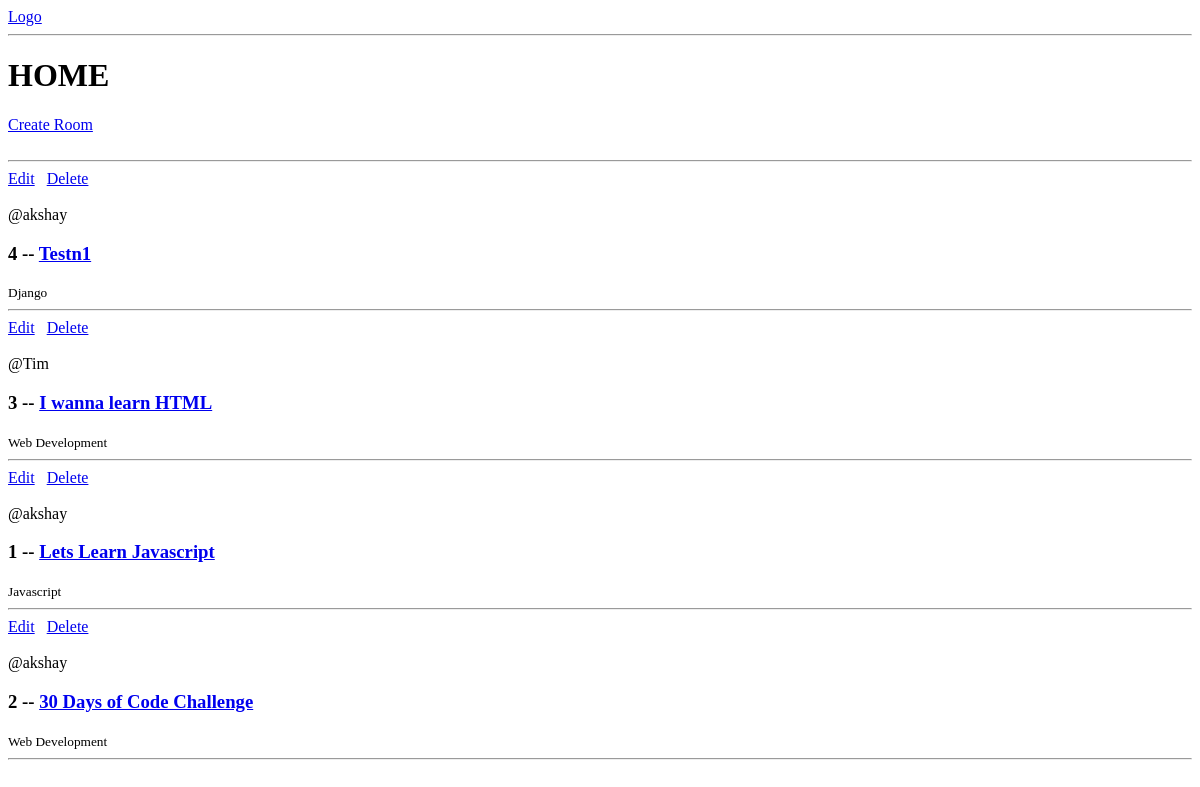
Before: / with the older database file.
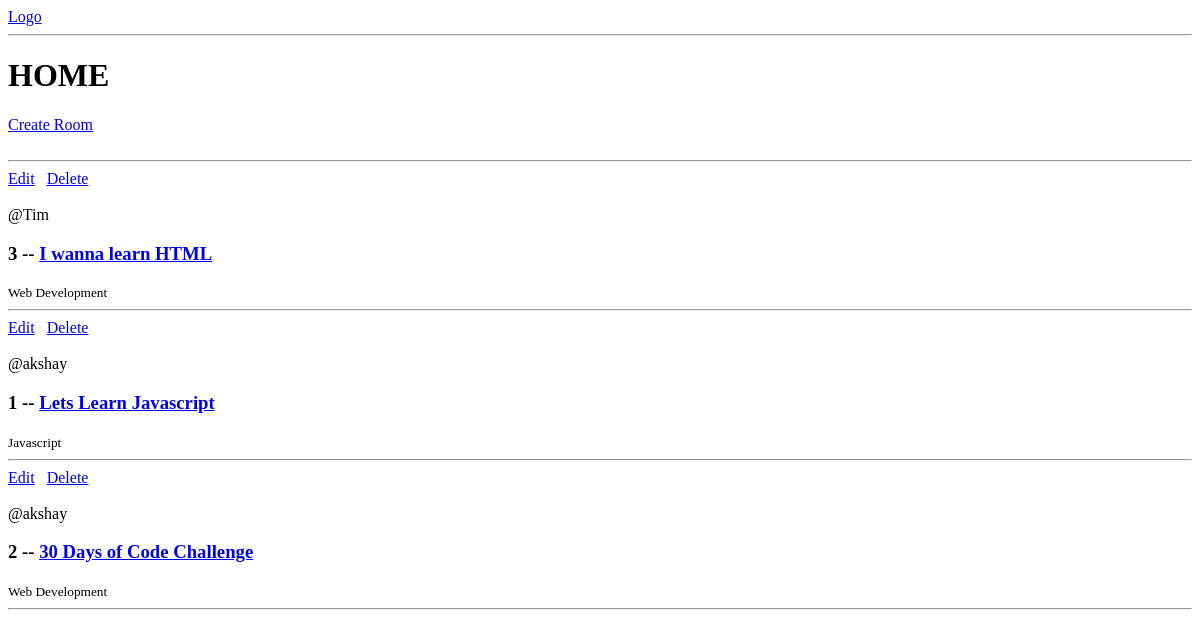
After: the same page with the newer database file.
### base/models.py (models this page shows, shortened)
class Room(models.Model):
    host= models.ForeignKey(User,on_delete=models.CASCADE, null=True)
    topic = models.ForeignKey(Topic, on_delete=models.SET_NULL, null=True)
    name = models.CharField(max_length=200)
    description =  models.TextField(null=True, blank=True)
    updated = models.DateTimeField(auto_now=True)
    created = models.DateTimeField(auto_now_add=True)
    class Meta:
        ordering = ['-updated', '-created']

class Topic(models.Model):
    name = models.CharField(max_length=200)

### base/views.py (the view)
# urls.py: path('', views.home, name= 'home'),
def home(request):
    rooms = Room.objects.all()
    context = {'rooms':rooms}
    return render(request, 'base/home.html', context)

### base/templates/base/home.html
{% extends 'main.html' %}
{% block content %}
<h1>HOME</h1>
<div>
  <a href="{% url 'create-room' %}">Create Room</a>
  <br><br>
  <hr>
  <div>
    {% for room in rooms %}
    <div>
      <a href="{% url 'update-room' room.id %}">Edit</a> &nbsp;
      <a href="{% url 'delete-room' room.id %}">Delete</a>
      <br><br>
      <span>@{{room.host.username}}</span>
      <h3>
        {{room.id}} -- <a href="{% url 'room' room.id %}"> {{room.name}} </a>
      </h3>
      <small>{{room.topic.name}}</small>
      <hr />
    </div>
    {% endfor %}
  </div>
</div>
{% endblock %}

Changed rows visible on the page:
removed Room: host.username "akshay", id "4", name "Testn1", topic.name "Django"
